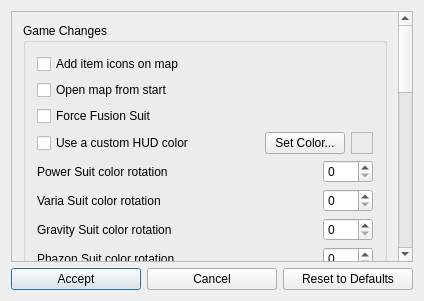
<?xml version="1.0" encoding="UTF-8"?>
<ui version="4.0">
 <class>PrimeCosmeticPatchesDialog</class>
 <widget class="QDialog" name="PrimeCosmeticPatchesDialog">
  <property name="geometry">
   <rect>
    <x>0</x>
    <y>0</y>
    <width>424</width>
    <height>301</height>
   </rect>
  </property>
  <property name="windowTitle">
   <string>Metroid Prime 1 - Cosmetic Options</string>
  </property>
  <layout class="QGridLayout" name="gridLayout">
   <item row="2" column="2">
    <widget class="QPushButton" name="reset_button">
     <property name="text">
      <string>Reset to Defaults</string>
     </property>
    </widget>
   </item>
   <item row="2" column="0">
    <widget class="QPushButton" name="accept_button">
     <property name="text">
      <string>Accept</string>
     </property>
     <property name="default">
      <bool>true</bool>
     </property>
    </widget>
   </item>
   <item row="2" column="1">
    <widget class="QPushButton" name="cancel_button">
     <property name="text">
      <string>Cancel</string>
     </property>
    </widget>
   </item>
   <item row="1" column="0" colspan="3">
    <widget class="QScrollArea" name="scrollArea">
     <property name="widgetResizable">
      <bool>true</bool>
     </property>
     <widget class="QWidget" name="scroll_area_contents">
      <property name="geometry">
       <rect>
        <x>0</x>
        <y>0</y>
        <width>390</width>
        <height>897</height>
       </rect>
      </property>
      <layout class="QVBoxLayout" name="verticalLayout">
       <item>
        <widget class="QGroupBox" name="game_changes_box">
         <property name="title">
          <string>Game Changes</string>
         </property>
         <layout class="QVBoxLayout" name="game_changes_layout">
          <item>
           <widget class="QCheckBox" name="pickup_markers_check">
            <property name="text">
             <string>Add item icons on map</string>
            </property>
           </widget>
          </item>
          <item>
           <widget class="QCheckBox" name="open_map_check">
            <property name="text">
             <string>Open map from start</string>
            </property>
           </widget>
          </item>
          <item>
           <widget class="QCheckBox" name="force_fusion_check">
            <property name="text">
             <string>Force Fusion Suit</string>
            </property>
           </widget>
          </item>
          <item>
           <layout class="QHBoxLayout" name="hud_color_layout">
            <property name="spacing">
             <number>6</number>
            </property>
            <item>
             <widget class="QCheckBox" name="custom_hud_color">
              <property name="text">
               <string>Use a custom HUD color</string>
              </property>
             </widget>
            </item>
            <item>
             <widget class="QPushButton" name="custom_hud_color_button">
              <property name="sizePolicy">
               <sizepolicy hsizetype="Maximum" vsizetype="Fixed">
                <horstretch>0</horstretch>
                <verstretch>0</verstretch>
               </sizepolicy>
              </property>
              <property name="text">
               <string>Set Color...</string>
              </property>
             </widget>
            </item>
            <item>
             <widget class="QFrame" name="custom_hud_color_square">
              <property name="sizePolicy">
               <sizepolicy hsizetype="Fixed" vsizetype="Fixed">
                <horstretch>0</horstretch>
                <verstretch>0</verstretch>
               </sizepolicy>
              </property>
              <property name="minimumSize">
               <size>
                <width>22</width>
                <height>22</height>
               </size>
              </property>
              <property name="autoFillBackground">
               <bool>false</bool>
              </property>
              <property name="frameShape">
               <enum>QFrame::Shape::StyledPanel</enum>
              </property>
              <property name="frameShadow">
               <enum>QFrame::Shadow::Raised</enum>
              </property>
              <property name="lineWidth">
               <number>1</number>
              </property>
             </widget>
            </item>
           </layout>
          </item>
          <item>
           <layout class="QHBoxLayout" name="power_suit_color_layout">
            <property name="spacing">
             <number>6</number>
            </property>
            <item>
             <widget class="QLabel" name="power_suit_color_rotation">
              <property name="text">
               <string>Power Suit color rotation</string>
              </property>
             </widget>
            </item>
            <item>
             <widget class="QSpinBox" name="power_suit_rotation_field">
              <property name="sizePolicy">
               <sizepolicy hsizetype="Maximum" vsizetype="Fixed">
                <horstretch>0</horstretch>
                <verstretch>0</verstretch>
               </sizepolicy>
              </property>
              <property name="minimumSize">
               <size>
                <width>50</width>
                <height>0</height>
               </size>
              </property>
              <property name="maximum">
               <number>360</number>
              </property>
              <property name="singleStep">
               <number>10</number>
              </property>
             </widget>
            </item>
           </layout>
          </item>
          <item>
           <layout class="QHBoxLayout" name="varia_suit_color_layout">
            <property name="spacing">
             <number>6</number>
            </property>
            <item>
             <widget class="QLabel" name="varia_suit_color_rotation">
              <property name="text">
               <string>Varia Suit color rotation</string>
              </property>
             </widget>
            </item>
            <item>
             <widget class="QSpinBox" name="varia_suit_rotation_field">
              <property name="sizePolicy">
               <sizepolicy hsizetype="Maximum" vsizetype="Fixed">
                <horstretch>0</horstretch>
                <verstretch>0</verstretch>
               </sizepolicy>
              </property>
              <property name="minimumSize">
               <size>
                <width>50</width>
                <height>0</height>
               </size>
              </property>
              <property name="maximum">
               <number>360</number>
              </property>
              <property name="singleStep">
               <number>10</number>
              </property>
             </widget>
            </item>
           </layout>
          </item>
          <item>
           <layout class="QHBoxLayout" name="gravity_suit_color_layout">
            <property name="spacing">
             <number>6</number>
            </property>
            <item>
             <widget class="QLabel" name="gravity_suit_color_rotation">
              <property name="text">
               <string>Gravity Suit color rotation</string>
              </property>
             </widget>
            </item>
            <item>
             <widget class="QSpinBox" name="gravity_suit_rotation_field">
              <property name="sizePolicy">
               <sizepolicy hsizetype="Maximum" vsizetype="Fixed">
                <horstretch>0</horstretch>
                <verstretch>0</verstretch>
               </sizepolicy>
              </property>
              <property name="minimumSize">
               <size>
                <width>50</width>
                <height>0</height>
               </size>
              </property>
              <property name="maximum">
               <number>360</number>
              </property>
              <property name="singleStep">
               <number>10</number>
              </property>
             </widget>
            </item>
           </layout>
          </item>
          <item>
           <layout class="QHBoxLayout" name="phazon_suit_color_layout">
            <property name="spacing">
             <number>6</number>
            </property>
            <item>
             <widget class="QLabel" name="phazon_suit_color_rotation">
              <property name="text">
               <string>Phazon Suit color rotation</string>
              </property>
             </widget>
            </item>
            <item>
             <widget class="QSpinBox" name="phazon_suit_rotation_field">
              <property name="sizePolicy">
               <sizepolicy hsizetype="Maximum" vsizetype="Fixed">
                <horstretch>0</horstretch>
                <verstretch>0</verstretch>
               </sizepolicy>
              </property>
              <property name="minimumSize">
               <size>
                <width>50</width>
                <height>0</height>
               </size>
              </property>
              <property name="maximum">
               <number>360</number>
              </property>
              <property name="singleStep">
               <number>10</number>
              </property>
             </widget>
            </item>
           </layout>
          </item>
         </layout>
        </widget>
       </item>
       <item>
        <spacer name="verticalSpacer">
         <property name="orientation">
          <enum>Qt::Orientation::Vertical</enum>
         </property>
         <property name="sizeHint" stdset="0">
          <size>
           <width>20</width>
           <height>40</height>
          </size>
         </property>
        </spacer>
       </item>
       <item>
        <widget class="QGroupBox" name="visor_box">
         <property name="title">
          <string>Visor</string>
         </property>
         <layout class="QGridLayout" name="visor_layout">
          <item row="3" column="0" colspan="2">
           <widget class="QCheckBox" name="hud_lag_check">
            <property name="text">
             <string>Hud Lag</string>
            </property>
           </widget>
          </item>
          <item row="0" column="0">
           <widget class="QLabel" name="hud_alpha_label">
            <property name="text">
             <string>Visor Opacity</string>
            </property>
           </widget>
          </item>
          <item row="1" column="1">
           <widget class="ScrollProtectedSlider" name="helmet_alpha_slider">
            <property name="orientation">
             <enum>Qt::Orientation::Horizontal</enum>
            </property>
            <property name="tickPosition">
             <enum>QSlider::TickPosition::TicksBelow</enum>
            </property>
           </widget>
          </item>
          <item row="0" column="2">
           <widget class="QLabel" name="hud_alpha_value_label">
            <property name="text">
             <string>TextLabel</string>
            </property>
           </widget>
          </item>
          <item row="1" column="0">
           <widget class="QLabel" name="helmet_alpha_label">
            <property name="text">
             <string>Helmet Opacity</string>
            </property>
           </widget>
          </item>
          <item row="1" column="2">
           <widget class="QLabel" name="helmet_alpha_value_label">
            <property name="text">
             <string>TextLabel</string>
            </property>
           </widget>
          </item>
          <item row="0" column="1">
           <widget class="ScrollProtectedSlider" name="hud_alpha_slider">
            <property name="orientation">
             <enum>Qt::Orientation::Horizontal</enum>
            </property>
            <property name="tickPosition">
             <enum>QSlider::TickPosition::TicksBelow</enum>
            </property>
           </widget>
          </item>
          <item row="4" column="0" colspan="2">
           <widget class="QCheckBox" name="checkBox">
            <property name="enabled">
             <bool>false</bool>
            </property>
            <property name="toolTip">
             <string>&lt;html&gt;&lt;head/&gt;&lt;body&gt;&lt;p&gt;The in-game Hint System has been removed. The option for it remains, but does nothing.&lt;/p&gt;&lt;/body&gt;&lt;/html&gt;</string>
            </property>
            <property name="text">
             <string>Hint System</string>
            </property>
           </widget>
          </item>
         </layout>
        </widget>
       </item>
       <item>
        <widget class="QGroupBox" name="controls_box">
         <property name="title">
          <string>Controls</string>
         </property>
         <layout class="QGridLayout" name="controls_layout">
          <item row="0" column="0">
           <widget class="QCheckBox" name="invert_y_axis_check">
            <property name="text">
             <string>Invert Y Axis</string>
            </property>
           </widget>
          </item>
          <item row="1" column="0">
           <widget class="QCheckBox" name="rumble_check">
            <property name="text">
             <string>Rumble</string>
            </property>
           </widget>
          </item>
          <item row="2" column="0">
           <widget class="QCheckBox" name="swap_beam_controls_check">
            <property name="text">
             <string>Swap Beam Controls</string>
            </property>
           </widget>
          </item>
         </layout>
        </widget>
       </item>
       <item>
        <widget class="QGroupBox" name="audio_box">
         <property name="title">
          <string>Audio</string>
         </property>
         <layout class="QGridLayout" name="audio_layout">
          <item row="0" column="0">
           <widget class="QLabel" name="sound_mode_label">
            <property name="maximumSize">
             <size>
              <width>16777215</width>
              <height>20</height>
             </size>
            </property>
            <property name="text">
             <string>Sound Mode</string>
            </property>
           </widget>
          </item>
          <item row="1" column="0">
           <widget class="QLabel" name="sfx_volume_label">
            <property name="text">
             <string>Sound Volume</string>
            </property>
           </widget>
          </item>
          <item row="2" column="0">
           <widget class="QLabel" name="music_volume_label">
            <property name="text">
             <string>Music Volume</string>
            </property>
           </widget>
          </item>
          <item row="0" column="1">
           <widget class="QComboBox" name="sound_mode_combo"/>
          </item>
          <item row="1" column="1">
           <widget class="ScrollProtectedSlider" name="sfx_volume_slider">
            <property name="orientation">
             <enum>Qt::Orientation::Horizontal</enum>
            </property>
            <property name="tickPosition">
             <enum>QSlider::TickPosition::TicksBelow</enum>
            </property>
           </widget>
          </item>
          <item row="2" column="1">
           <widget class="ScrollProtectedSlider" name="music_volume_slider">
            <property name="orientation">
             <enum>Qt::Orientation::Horizontal</enum>
            </property>
            <property name="tickPosition">
             <enum>QSlider::TickPosition::TicksBelow</enum>
            </property>
           </widget>
          </item>
          <item row="1" column="2">
           <widget class="QLabel" name="sfx_volume_value_label">
            <property name="text">
             <string>TextLabel</string>
            </property>
           </widget>
          </item>
          <item row="2" column="2">
           <widget class="QLabel" name="music_volume_value_label">
            <property name="text">
             <string>TextLabel</string>
            </property>
           </widget>
          </item>
         </layout>
        </widget>
       </item>
       <item>
        <widget class="QGroupBox" name="screen_box">
         <property name="title">
          <string>Screen</string>
         </property>
         <layout class="QGridLayout" name="screen_layout">
          <item row="0" column="0">
           <widget class="QLabel" name="screen_brightness_label">
            <property name="text">
             <string>Screen Brightness</string>
            </property>
           </widget>
          </item>
          <item row="1" column="0">
           <widget class="QLabel" name="screen_x_offset_label">
            <property name="text">
             <string>Screen X Offset</string>
            </property>
           </widget>
          </item>
          <item row="0" column="1">
           <widget class="ScrollProtectedSlider" name="screen_brightness_slider">
            <property name="orientation">
             <enum>Qt::Orientation::Horizontal</enum>
            </property>
            <property name="tickPosition">
             <enum>QSlider::TickPosition::TicksBelow</enum>
            </property>
           </widget>
          </item>
          <item row="2" column="1">
           <widget class="ScrollProtectedSlider" name="screen_y_offset_slider">
            <property name="orientation">
             <enum>Qt::Orientation::Horizontal</enum>
            </property>
            <property name="tickPosition">
             <enum>QSlider::TickPosition::TicksBelow</enum>
            </property>
           </widget>
          </item>
          <item row="3" column="0">
           <widget class="QLabel" name="screen_stretch_label">
            <property name="text">
             <string>Screen Stretch</string>
            </property>
           </widget>
          </item>
          <item row="1" column="1">
           <widget class="ScrollProtectedSlider" name="screen_x_offset_slider">
            <property name="orientation">
             <enum>Qt::Orientation::Horizontal</enum>
            </property>
            <property name="tickPosition">
             <enum>QSlider::TickPosition::TicksBelow</enum>
            </property>
           </widget>
          </item>
          <item row="3" column="1">
           <widget class="ScrollProtectedSlider" name="screen_stretch_slider">
            <property name="orientation">
             <enum>Qt::Orientation::Horizontal</enum>
            </property>
            <property name="tickPosition">
             <enum>QSlider::TickPosition::TicksBelow</enum>
            </property>
           </widget>
          </item>
          <item row="2" column="0">
           <widget class="QLabel" name="screen_y_offset_label">
            <property name="text">
             <string>Screen Y Offset</string>
            </property>
           </widget>
          </item>
          <item row="0" column="2">
           <widget class="QLabel" name="screen_brightness_value_label">
            <property name="text">
             <string>TextLabel</string>
            </property>
           </widget>
          </item>
          <item row="1" column="2">
           <widget class="QLabel" name="screen_x_offset_value_label">
            <property name="text">
             <string>TextLabel</string>
            </property>
           </widget>
          </item>
          <item row="2" column="2">
           <widget class="QLabel" name="screen_y_offset_value_label">
            <property name="text">
             <string>TextLabel</string>
            </property>
           </widget>
          </item>
          <item row="3" column="2">
           <widget class="QLabel" name="screen_stretch_value_label">
            <property name="text">
             <string>TextLabel</string>
            </property>
           </widget>
          </item>
         </layout>
        </widget>
       </item>
      </layout>
     </widget>
    </widget>
   </item>
  </layout>
 </widget>
 <layoutdefault spacing="6" margin="11"/>
 <customwidgets>
  <customwidget>
   <class>ScrollProtectedSlider</class>
   <extends>QSlider</extends>
   <header>randovania/gui/lib/custom_ui_widgets/scroll_protected.h</header>
  </customwidget>
 </customwidgets>
 <resources/>
 <connections/>
</ui>
